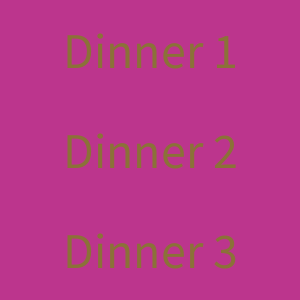
Frame 1 (no input)
Frame 60 (the mouse pressed at the canvas centre just before this capture): identical to frame 1, image omitted
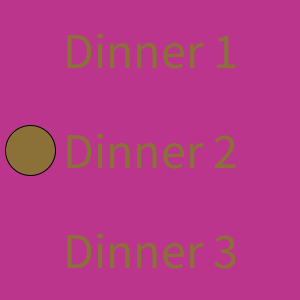
Frame 120 (the mouse held since frame 60 and released just before this capture)

The Processing sketch that drew these frames (run headless with seeded random() and noise(); from frame 60 on, the mouse is pressed at the canvas centre):

// Processing sketch: week13_5_dinner_random
// ── week13_5_dinner_random.pde
void setup(){
  size(300,300);
  fill(#8B7138);
  textSize(50);
  textAlign(CENTER,CENTER);
}
int choice=-1;
void draw(){
   background(#BC358D);
   text("Dinner 1",150,50);
   text("Dinner 2",150,150);
   text("Dinner 3",150,250);
   if(choice==0) ellipse(30,50,50,50);
   if(choice==1) ellipse(30,150,50,50);
   if(choice==2) ellipse(30,250,50,50);
}
void mousePressed(){
  choice = int( random(3) );
}
